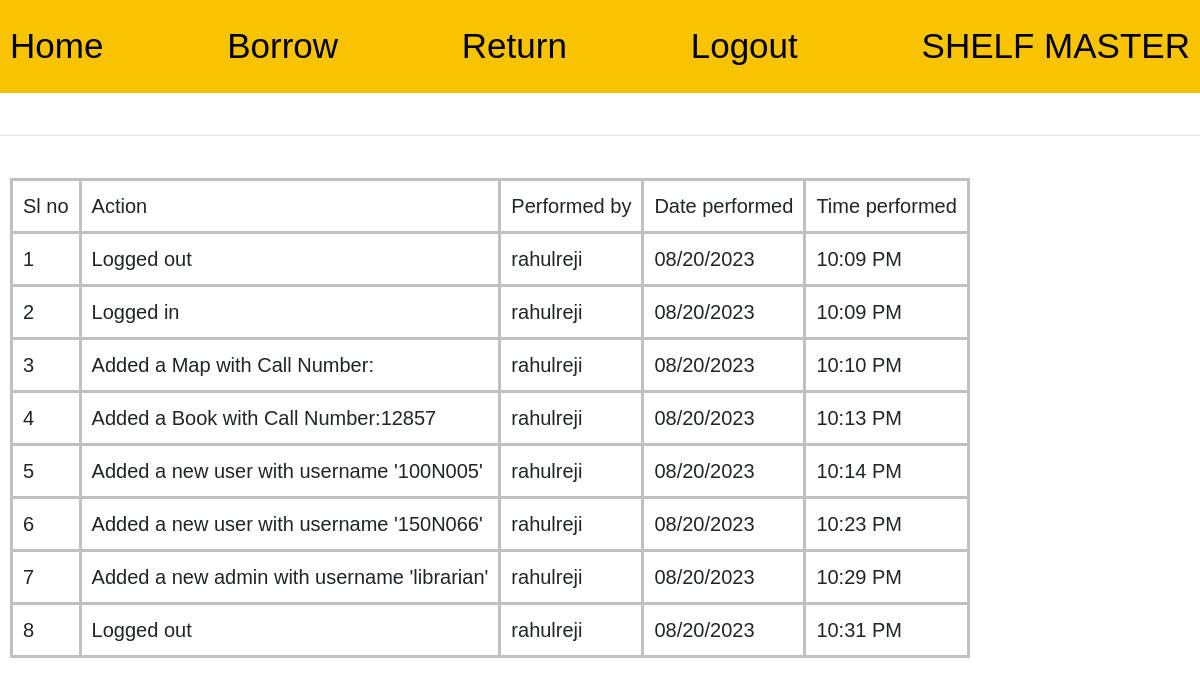
The app's page /view_admin_log (signed in) with its own data.
### shelfmaster.py (models this page shows, shortened)
class AdminActionsLog(db.Model):
    id = sa.Column(sa.Integer, primary_key=True, unique=True)
    username = sa.Column(sa.String(20))
    action = sa.Column(sa.String(120))
    time = sa.Column(sa.DateTime, default=datetime.now)

### shelfmaster.py (the view)
@app.route("/view_admin_log")
@login_required
def view_admin_log():
    logs = AdminActionsLog.query.filter_by().all()
    return render_template("admin_log.html", logs=logs)

### shelfmaster.py (called while the page is built)
@login_manager.user_loader
def load_user(user_id):
    return Admin.query.get(int(user_id))

### templates/admin_log.html (shortened to what this page needs)
{% extends 'base.html' %}
{% block content %}
<link rel="stylesheet" href="https://cdn.jsdelivr.net/npm/bootstrap@4.0.0/dist/css/bootstrap.min.css"
>
<div class="table-responsive-md">
    <table class="admin-logs">
        <tr>
            <td>Sl no</td>
            <td>Action</td>
            <td>Performed by</td>
            <td>Date performed</td>
            <td>Time performed</td>
        </tr>
        {% for log in logs %}
        <tr>
            <td>{{ log.id }}</td>
            <td>{{ log.action }}</td>
            <td>{{ log.username }}</td>
            {% set time = log.time %}
            <td>{{ time.strftime("%m/%d/%Y") }}</td>
            <td>{{ time.strftime("%I:%M %p") }}</td>
        </tr>
        {% endfor %}
    </table>
</div>
{% endblock %}

### templates/base.html (shortened to what this page needs)
<!DOCTYPE html>
<html lang="en">
<head>
    <link rel="stylesheet" href="{{ url_for('static', filename='styles/main.css') }}">
</head>
<body>
    <div class="wrapper">
        <a href="{{ url_for('home')}}">Home</a>
        <a href="{{ url_for('borrow') }}">Borrow</a>
        <a href="{{ url_for('return_') }}">Return</a>
        {% if current_user.is_authenticated %}
            <a href="{{ url_for('logout')}}">Logout</a>
        {% else %}
            <a href="{{ url_for('admin_login') }}">Admin Login</a>
        {% endif %}
        <span class="logo">SHELF MASTER</span>
    </div>
    <hr>
    {% block content %}
    {% endblock %}
</body>
</html>

### static/styles/main.css (style rules this page uses)
* { font-family: sans-serif; font-size: 42px; }
a { text-decoration: none; color: black; text-align: center; }
body { background-color: white; text-align: center; }
hr { margin: 0; border: 2px solid #0a46cb; }
div.wrapper { margin-top: 0; padding: 20px; padding-left: 10px; background-color: #F8C300; padding-right: 10px; display: flex; justify-content: space-between; }
div.wrapper>a, span.logo { font-size: 35px; text-decoration: none; color: black; display: inline-block; position: relative; transition: 0.1s ease-in-out; }
div.wrapper>a:after { content: ''; position: absolute; width: 100%; transform: scaleX(0); height: 4px; bottom: 0; left: 0; background-color: #0a46cb; transform-origin: bottom right; transition: transform 0.25s ease-out; }
table { font-size: 20px; border: 3px solid silver; margin: 10px; }
td { font-size: 20px; border: 3px solid silver; padding: 10px; }

### records on screen
AdminActionsLog: id "1", action "Logged out", username "rahulreji", strftime "08/20/2023", strftime "10:09 PM"
AdminActionsLog: id "2", action "Logged in", username "rahulreji", strftime "08/20/2023", strftime "10:09 PM"
AdminActionsLog: id "3", action "Added a Map with Call Number:", username "rahulreji", strftime "08/20/2023", strftime "10:10 PM"
AdminActionsLog: id "4", action "Added a Book with Call Number:12857", username "rahulreji", strftime "08/20/2023", strftime "10:13 PM"
AdminActionsLog: id "5", action "Added a new user with username '100N005'", username "rahulreji", strftime "08/20/2023", strftime "10:14 PM"
AdminActionsLog: id "6", action "Added a new user with username '150N066'", username "rahulreji", strftime "08/20/2023", strftime "10:23 PM"
AdminActionsLog: id "7", action "Added a new admin with username 'librarian'", username "rahulreji", strftime "08/20/2023", strftime "10:29 PM"
AdminActionsLog: id "8", action "Logged out", username "rahulreji", strftime "08/20/2023", strftime "10:31 PM"
